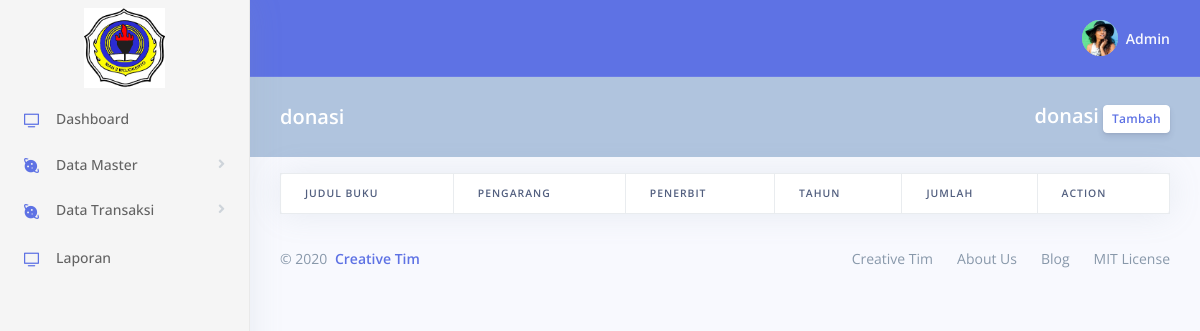
The page /admin/MDonasi.php on the database as committed earlier.
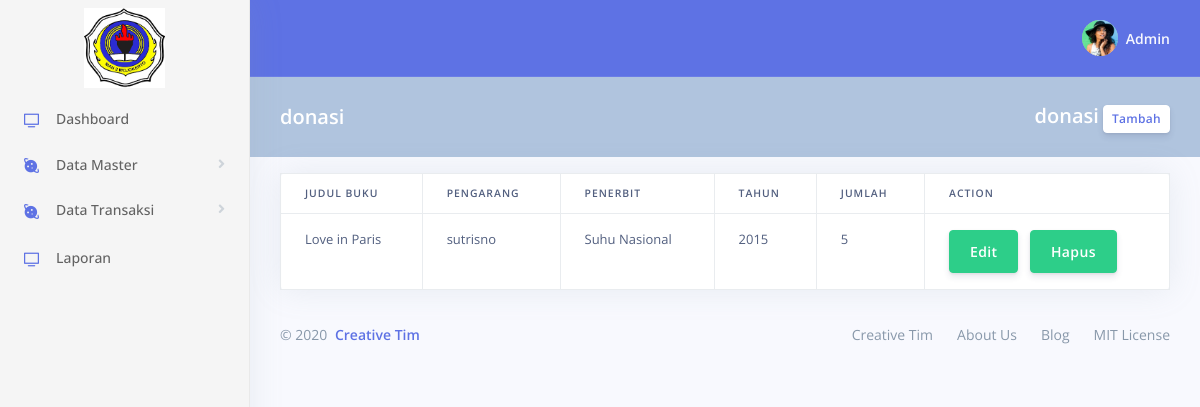
The same page on the database as committed later.
### tables this page shows
CREATE TABLE `donasi` (
  `id_donasi` varchar(10) NOT NULL,
  `judul_buku` varchar(1000) NOT NULL,
  `pengarang` varchar(1000) NOT NULL,
  `penerbit` varchar(100) NOT NULL,
  `tahun` varchar(10) NOT NULL,
  `jumlah` int(11) NOT NULL
);

### admin/MDonasi.php (the view, shortened to what this page needs)
<!DOCTYPE html>
<html>
<head>
<?php include "css-script.php"; ?>
</head>
<body>
	<?php include "sidebar.php"; ?>
	<div class="main-content" id="panel">
		<?php include "navbar.php"; ?>
		<div class="header bg-primary" style="background-color: #B0C4DE !important">
			<div class="container-fluid">
				<div class="header-body">
					<div class="row align-items-center py-4">
						<div class="col-lg-6 col-7">
							<h6 class="h2 text-white d-inline-block mb-0">donasi</h6>
						</div>
						<div class="col-lg-6 col-5 text-right">
							<h6 class="h2 text-white d-inline-block mb-0">donasi</h6>
							<a href="#" class="btn btn-sm btn-neutral" data-toggle="modal"
								data-target="#ModalTambah">Tambah</a>
						</div>
					</div>
				</div>
			</div>
		</div>
		<div class="container-fluid mt-3">
			<div class="row">
				<div class="col-xl-12 col-md-12">
					<div class="card card-stats">
						<table id="myTable" class="table table-bordered">
							<thead>
								<tr>
									<th>Judul Buku</th>
									<th>Pengarang</th>
                                    <th>Penerbit</th>
									<th>tahun</th>
									<th>jumlah</th>
									<th>action</th>
								</tr>
							</thead>
							<tbody>
								<?php
                  $query = mysqli_query($conn, "SELECT * from donasi");
                  while ($row = mysqli_fetch_array($query)) {
                  ?>
								<tr>
									<td><?php echo $row['judul_buku'] ?></td>
									<td><?php echo $row['pengarang'] ?></td>
									<td><?php echo $row['penerbit'] ?></td>
									<td><?php echo $row['tahun'] ?></td>
									<td><?php echo $row['jumlah'] ?></td>
									<td><button class="btn btn-success btnEdit" data-toggle="modal"
											data-target="#ModalEdit"
											data-id="<?php echo $row['id_donasi'] ?>">Edit</button>
											<button class="btn btn-success btnHapus" data-toggle="modal"
											data-target="#ModalHapus"
											data-id="<?php echo $row['id_donasi'] ?>">Hapus</button></td>
								</tr>
								<?php } ?>
							</tbody>
						</table>
					</div>
				</div>
			</div>
			<?php include "footer.php"; ?>
		</div>
	</div>
</body>
</html>

Rows that differ between the two databases and show on the page:
added donasi: judul_buku "Love in Paris", pengarang "sutrisno", penerbit "Suhu Nasional", tahun "2015", jumlah "5"
